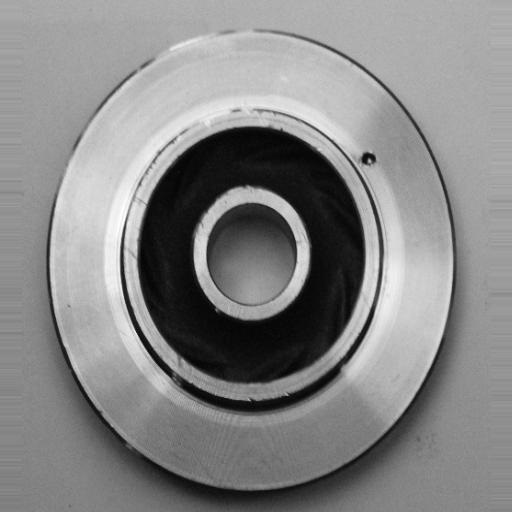
#> input picture image_processing_for_mold_damage_detection/OpenCV methods/feature matching/test images/2_def.png, 512 x 512 px; the run also reads 1 picture not shown here
$ jupyter execute 'feature matching.ipynb'
#> lines starting #> are read from the running program, lines starting #| are printed output that depends on the picture; after the words box and inside, x2 and y2 are one past the last pixel; in counts of white or black regions, pixels touching at a corner belong together
[cell 1]
import cv2
import imutils
from skimage.metrics import structural_similarity as ssim

[cell 2]
imageB = cv2.imread("test images/2_def.png")
#> imageB is the input picture: shape (512, 512, 3); min 0, max 255, mean 134.4
imageA = cv2.imread("test images/2_ok.png")

# convert the images to grayscale
grayA = cv2.cvtColor(imageA, cv2.COLOR_BGR2GRAY)
grayB = cv2.cvtColor(imageB, cv2.COLOR_BGR2GRAY)

[cell 3]
(score, diff) = ssim(grayA, grayB, full=True)
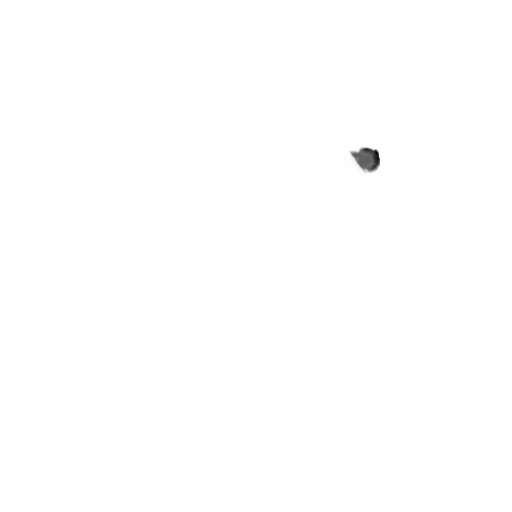
#> diff: shape (512, 512) float64; min -0.582, max 1, mean 0.997; drawn with min black and max white
#> score = 0.997
diff = (diff * 255).astype("uint8")

[cell 4]
# threshold the difference image, followed by finding contours to
# obtain the regions of the two input images that differ
thresh = cv2.threshold(diff, 0, 255,
    cv2.THRESH_BINARY_INV | cv2.THRESH_OTSU)[1]
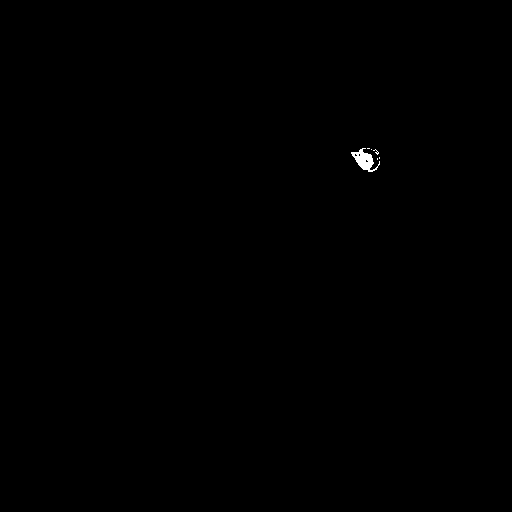
#> thresh: shape (512, 512); 0.13% white; 6 white regions (5 under 20 px)
cnts = cv2.findContours(thresh.copy(), cv2.RETR_EXTERNAL,
    cv2.CHAIN_APPROX_SIMPLE)
#> cnts = 6 contours, 5 with area under 20; largest, box (x1, y1, x2, y2) and area: (351, 148, 380, 172) 268
cnts = imutils.grab_contours(cnts)

[cell 5]
# loop over the contours
for c in cnts:
    # compute the bounding box of the contour and then draw the
    # bounding box on both input images to represent where the two
    # images differ
    (x, y, w, h) = cv2.boundingRect(c)
    cv2.rectangle(imageA, (x, y), (x + w, y + h), (0, 0, 255), 2)
    cv2.rectangle(imageB, (x, y), (x + w, y + h), (0, 0, 255), 2)
#> this loop made 6 passes
#> (c, x, y, w, h) on passes 1, 2, 5: ([[377, 158], [377, 159]], 377, 158, 1, 2), ([[379, 157], [379, 158]], 379, 157, 1, 2), ([[367, 148], [369, 148]], 367, 148, 3, 1)
#> (x, y, w, h) on passes 3, 4, 6: (373, 149, 6, 6), (371, 149, 1, 1), (351, 148, 29, 24)
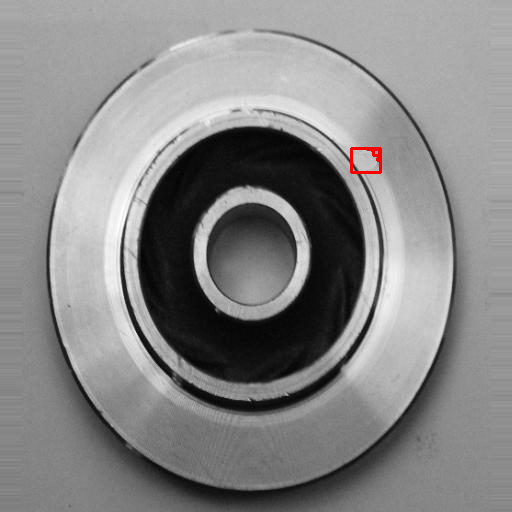
#> imageA: shape (512, 512, 3); mean B, G, R 134.3, 134.3, 134.6
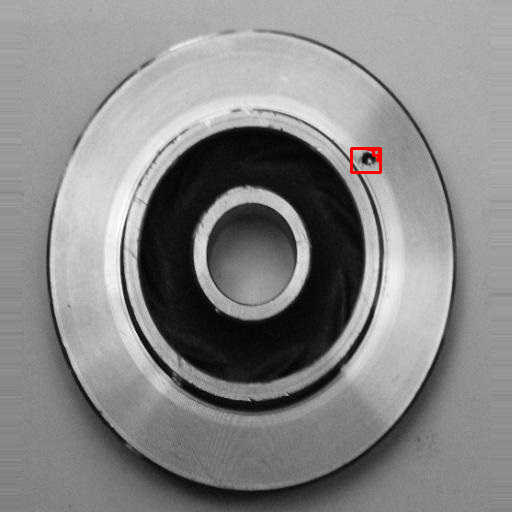
#> imageB: shape (512, 512, 3); 0.14% of pixels changed, all inside (x1, y1, x2, y2) = (350, 147, 382, 174)
# show the output images
cv2.imshow("Original", imageA)
cv2.imshow("Modified", imageB)
cv2.imshow("Diff", diff)
cv2.imshow("Thresh", thresh)
cv2.waitKey(0)
cv2.destroyAllWindows()

[cell 6]
cv2.imwrite('test images/2_out.png',imageB)
#> Out = True
